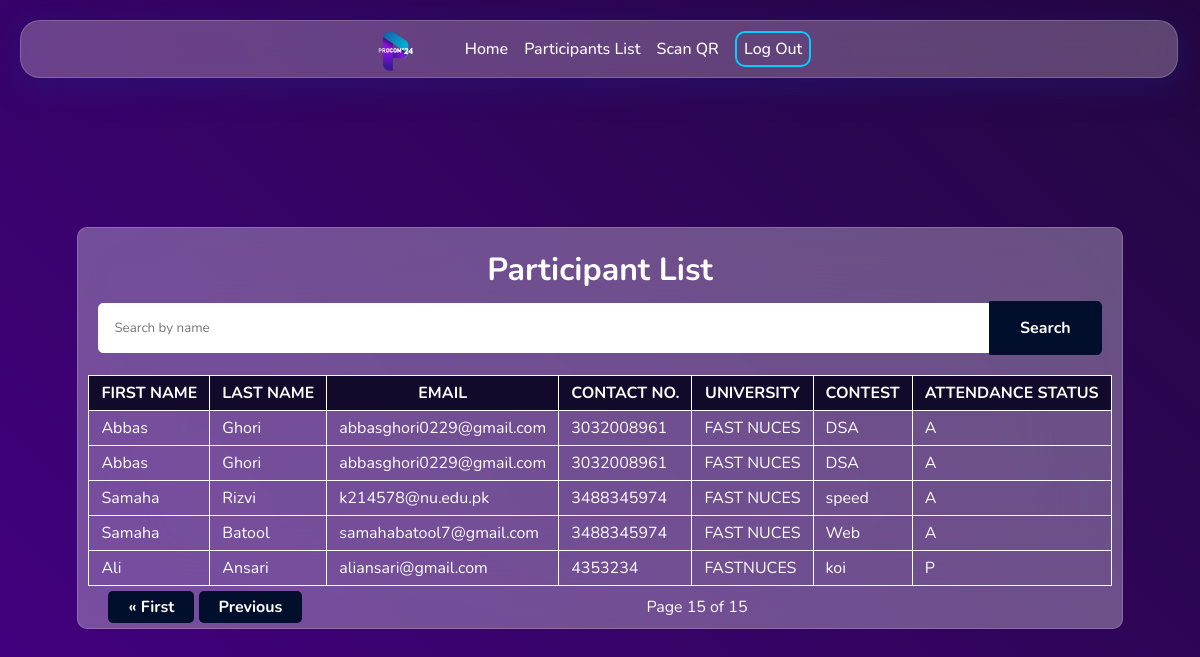
/participants/?page=15, run on an earlier commit of the app's database.
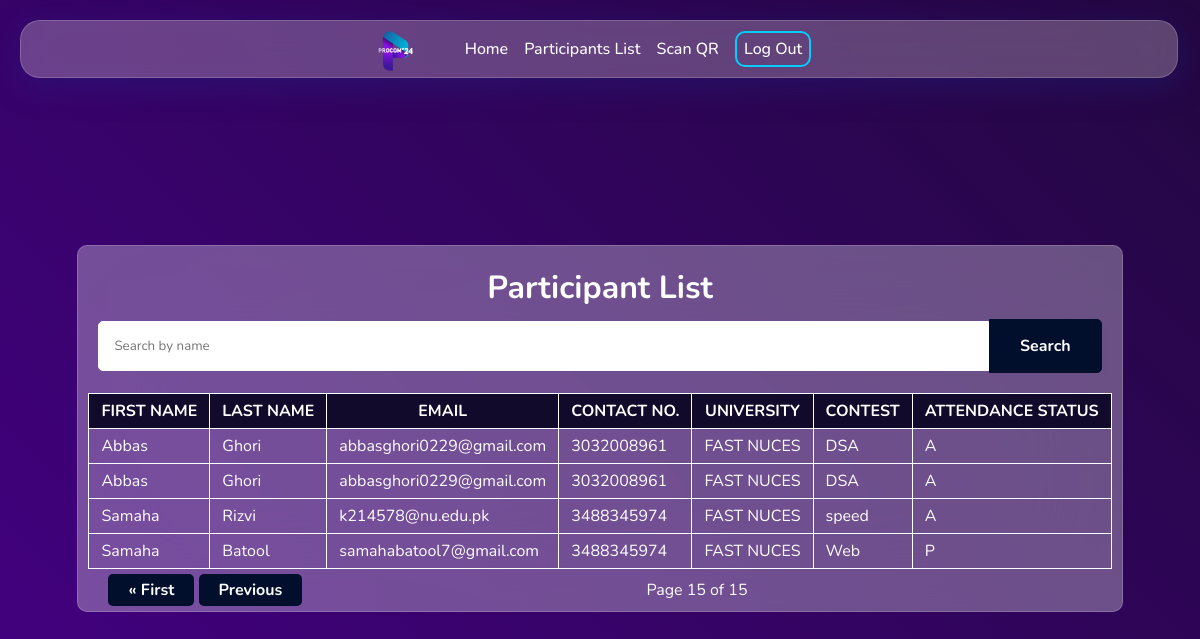
And on a later commit of the database.
### registration/models.py (models this page shows, shortened)
class Participants(models.Model):
    participantID = models.AutoField(primary_key=True)
    firstname = models.CharField(max_length=255)
    lastname = models.CharField(max_length=255)
    email = models.EmailField()
    phonenumber = models.CharField(max_length=20)
    universityname = models.CharField(max_length=255)
    contestname = models.CharField(max_length=255)
    age = models.PositiveIntegerField()
    attendanceStatus = models.CharField(max_length=255, default='A')

### registration/views.py (the view)
# urls.py: path('participants/', participant_list, name='participant_list'),
def participant_list(request):
    search_query = request.GET.get('search', '')
    page = request.GET.get('page', 1)
    if search_query:
        search_terms = search_query.split()
        first_name_q = Q()
        last_name_q = Q()
        for term in search_terms:
            first_name_q |= Q(firstname__icontains=term)
            last_name_q |= Q(lastname__icontains=term)
        participants = Participants.objects.filter(first_name_q | last_name_q)
    else:
        participants = Participants.objects.all()
    paginator = Paginator(participants, 10)  # Show 10 participants per page
    try:
        participants = paginator.page(page)
    except PageNotAnInteger:
        participants = paginator.page(1)
    except EmptyPage:
        participants = paginator.page(paginator.num_pages)
    context = {'participants': participants, 'search_query': search_query}
    return render(request, 'participant_list.html', context)

### registration/templates/participant_list.html (shortened to what this page needs)
{% load static %}
<!DOCTYPE html>
<html lang="en">
<head>
    <link rel="stylesheet" href="{% static 'nav.css' %}">
    <link rel="stylesheet" href="{% static 'style.css' %}">
    <link href='https://unpkg.com/boxicons@2.1.4/css/boxicons.min.css' rel='stylesheet'>
</head>
<body>
    <nav class="nav">
        <div class="logo">
            <a href="{% url 'home' %}">
                <img src="{% static 'logo.png' %}" alt="logo" class="logo-image">
            </a>
        </div>
        <div class="right-nav">
            <ul class="right-ul">
                <li>
                    <a href="{% url 'home' %}" class="underline-animation">Home</a>
                </li>
                <li>
                    <a href="{% url 'participant_list' %}" class="underline-animation">Participants List</a>
                </li>
                <li>
                    <a href="{% url 'scan_qr' %}" class="underline-animation">Scan QR</a>
                </li>
                <li><a href="{% url 'logout' %}" class="logout">Log Out</a></li>
            </ul>
        </div>
    </nav>
    <div class="outerdiv">
        <div class="innerdiv">
            <h1 class="mainhead">
                Participant List
            </h1>
            <form method="get" action="{% url 'participant_list' %}" class="search-form">
                <input type="text" name="search" placeholder="Search by name" value="{{ search_query }}">
                <button type="submit">Search</button>
            </form>
            <div class="table">
                <table class="datatable">
                    <thead>
                        <tr>
                            <th class="tabheadings">First Name</th>
                            <th class="tabheadings">Last Name</th>
                            <th class="tabheadings">Email</th>
                            <th class="tabheadings">Contact NO.</th>
                            <th class="tabheadings">University</th>
                            <th class="tabheadings">Contest</th>
                            <th class="tabheadings">Attendance Status</th>
                        </tr>
                    </thead>
                    <tbody>
                        {% for participant in participants|slice:":10" %}
                        <tr>
                            <td>{{ participant.firstname }}</td>
                            <td>{{ participant.lastname }}</td>
                            <td>{{ participant.email }}</td>
                            <td>{{ participant.phonenumber }}</td>
                            <td>{{ participant.universityname }}</td>
                            <td>{{ participant.contestname }}</td>
                            <td>{{ participant.attendanceStatus }}</td>
                        </tr>
                        {% endfor %}
                    </tbody>
                </table>
            </div>
            <div class="pagination">
                <span class="step-links">
                    <div class="firstprev">
                        {% if participants.has_previous %}
                        <a class="pagebutton" href="?page=1">&laquo; First</a>
                        <a class="pagebutton" href="?page={{ participants.previous_page_number }}">Previous</a>
                        {% endif %}
                    </div>
                    <span class="current">
                        Page {{ participants.number }} of {{ participants.paginator.num_pages }}
                    </span>
                </span>
            </div>
        </div>
    </div>
</body>
</html>

What changed in the data, as far as the page shows it:
removed Participants: firstname "Ali", lastname "Ansari", email "aliansari@gmail.com", phonenumber "4353234", universityname "FASTNUCES", contestname "koi", attendanceStatus "P"
changed Participants "Batool": attendanceStatus "A" → "P"
